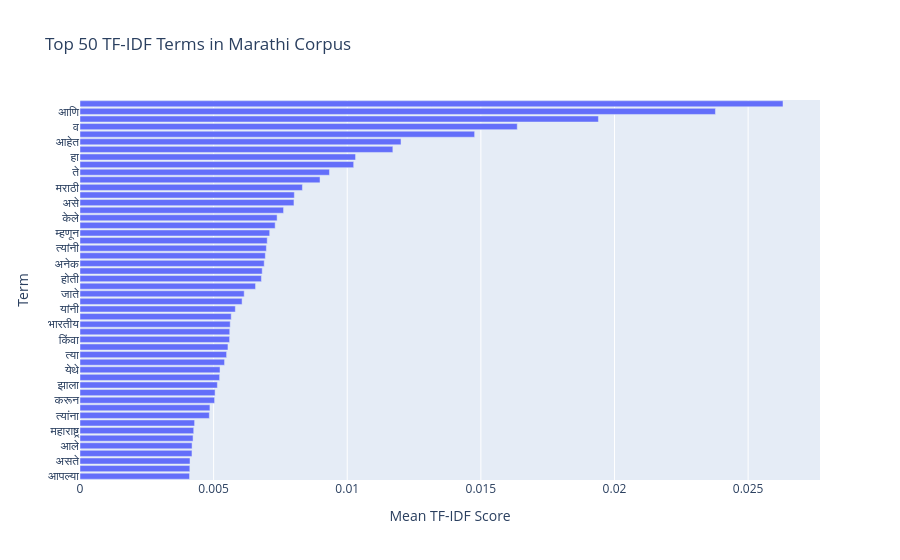

The notebook cell saved with this chart:
### Code cell
# Section 19: TF-IDF Analysis – Top Terms (Plotly version)

from sklearn.feature_extraction.text import TfidfVectorizer
import plotly.express as px
import pandas as pd

tfidf_vectorizer = TfidfVectorizer(
    tokenizer=tokenize,
    preprocessor=lambda x: x,  # text is already clean
    token_pattern=None,        # must be None when using custom tokenizer
    min_df=5,                  # ignore very rare words
    max_df=0.8                 # ignore extremely common words
)

print("Fitting TF-IDF vectorizer on df_clean['text_clean'] ...")
tfidf_matrix = tfidf_vectorizer.fit_transform(df_clean["text_clean"])
feature_names = np.array(tfidf_vectorizer.get_feature_names_out())

# Compute average TF-IDF per term
mean_tfidf = np.asarray(tfidf_matrix.mean(axis=0)).ravel()
top_indices = mean_tfidf.argsort()[::-1][:50]

top_terms = feature_names[top_indices]
top_scores = mean_tfidf[top_indices]

print("Top 50 TF-IDF terms (term\\tscore):")
for term, score in zip(top_terms, top_scores):
    print(f"{term}\t{score:.4f}")

# Build DataFrame for Plotly
tfidf_df = pd.DataFrame({
    "term": top_terms,
    "score": top_scores
}).sort_values("score", ascending=True)

# Interactive bar chart
fig = px.bar(
    tfidf_df,
    x="score",
    y="term",
    orientation="h",
    title="Top 50 TF-IDF Terms in Marathi Corpus",
    labels={"score": "Mean TF-IDF Score", "term": "Term"}
)

fig.show()

print("\nSection 19 OK: TF-IDF analysis done (Plotly).")

### Figure 1 — Plotly figure (JSON) as saved in the notebook; plotly's stock layout.template omitted (floating-point values rounded to 4 significant figures)
{"data": [{"hovertemplate": "Mean TF-IDF Score=%{x}<br>Term=%{y}<extra></extra>", "legendgroup": "", "marker": {"color": "#636efa", "pattern": {"shape": ""}}, "name": "", "orientation": "h", "showlegend": false, "textposition": "auto", "type": "bar", "x": [0.004099, 0.00411, 0.004117, 0.00419, 0.004194, 0.004231, 0.004256, 0.004289, 0.00484, 0.004862, 0.005037, 0.005055, 0.00514, 0.005225, 0.005239, 0.005409, 0.005486, 0.005537, 0.005598, 0.005603, 0.005621, 0.005659, 0.005812, 0.006065, 0.006144, 0.006569, 0.006788, 0.006819, 0.006894, 0.006935, 0.006974, 0.007006, 0.007098, 0.007303, 0.007376, 0.007617, 0.008006, 0.00802, 0.008322, 0.008982, 0.009335, 0.01024, 0.01031, 0.01171, 0.01201, 0.01477, 0.01636, 0.0194, 0.02378, 0.02631], "xaxis": "x", "y": ["आपल्या", "सुरू", "असते", "तो", "आले", "मंदिर", "महाराष्ट्र", "म्हणजे", "त्यांना", "संत", "करून", "झाली", "झाला", "आंबेडकर", "येथे", "त्यांच्या", "त्या", "पण", "किंवा", "झाले", "भारतीय", "की", "यांनी", "रोजी", "जाते", "काही", "होती", "तर", "अनेक", "होता", "त्यांनी", "केला", "म्हणून", "केली", "केले", "मध्ये", "असे", "नाही", "मराठी", "ही", "ते", "एक", "हा", "होते", "आहेत", "हे", "व", "या", "आणि", "आहे"], "yaxis": "y"}], "layout": {"barmode": "relative", "legend": {"tracegroupgap": 0}, "title": {"text": "Top 50 TF-IDF Terms in Marathi Corpus"}, "xaxis": {"anchor": "y", "domain": [0, 1], "title": {"text": "Mean TF-IDF Score"}}, "yaxis": {"anchor": "x", "domain": [0, 1], "title": {"text": "Term"}}}}
